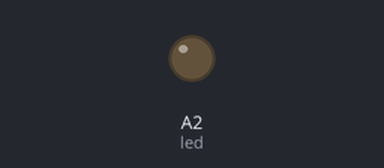
Simulated run of this sketch. Board: Arduino Uno, built with avr-gcc and run on an emulated ATmega328P. Parts: output pins drawn as LEDs (lit = HIGH).

Above: at 0.1 s.
At 19.1 s:
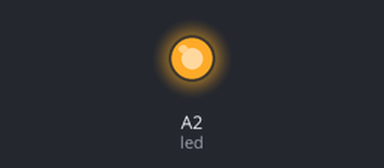
Timing chart, 0 to 39.8 s (numbered marks = the images above):
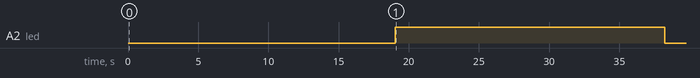

The sketch:

LED_Frequency.ino
```cpp
int led = A2;
int i = 1;
void setup() {
  pinMode(led, OUTPUT);

}

void loop() {

  if(i < 255){
    for (i ;i <= 255; i++) {
    analogWrite(led, i);
    delay(150);
    }
  }
  else {
    digitalWrite(led, LOW);
  }

}
```

Measured:
- by itself, A2 (led): LOW → HIGH at 19.1 s, → LOW 19.2 s later
